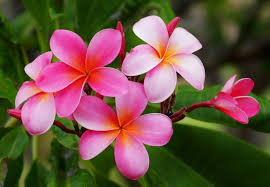
#> input picture DataScience_Cg/day_12/images.jpg.jpeg, 270 x 187 px
$ python flower_image_manipulation_open_cv.py
#> lines starting #> are read from the running program, lines starting #| are printed output that depends on the picture
import cv2
import matplotlib.pyplot as plt

# read image
img = cv2.imread('images.jpg.jpeg')
#> img is the input picture: shape (187, 270, 3); mean B, G, R 69.3, 82.3, 109.6

if img is None:
    print("Image not found. Check file name or path.")
    exit()

# resize image
resized = cv2.resize(img, (224, 224))
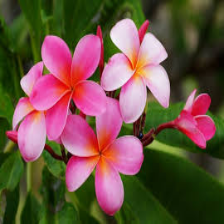
#> resized: shape (224, 224, 3); mean B, G, R 69.2, 82.2, 109.4
half = cv2.resize(img, None, fx=0.5, fy=0.5)

# crop region of interest
roi = img[100:400, 200:600]
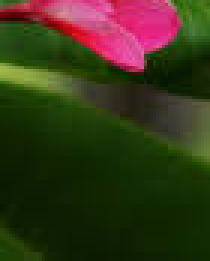
#> roi: shape (87, 70, 3) (shown 3 times larger); mean B, G, R 24.9, 53.1, 54.7

# rotate image
h, w = img.shape[:2]
#> h = 187; w = 270
M = cv2.getRotationMatrix2D((w//2, h//2), 45, 1.0)
rot = cv2.warpAffine(img, M, (w, h))
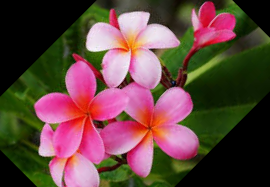
#> rot: shape (187, 270, 3); mean B, G, R 64.2, 69.5, 98.8

# flip operations
flip_h = cv2.flip(img, 1)
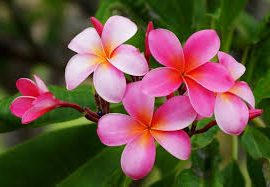
#> flip_h: shape (187, 270, 3); mean B, G, R 69.3, 82.3, 109.6
flip_v = cv2.flip(img, 0)
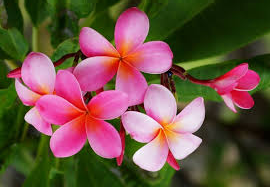
#> flip_v: shape (187, 270, 3); mean B, G, R 69.3, 82.3, 109.6

# color conversions
gray = cv2.cvtColor(img, cv2.COLOR_BGR2GRAY)
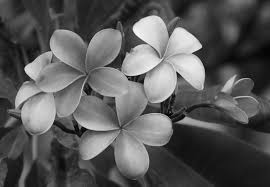
#> gray: shape (187, 270); min 1, max 254, mean 88.9
hsv = cv2.cvtColor(img, cv2.COLOR_BGR2HSV)
#> hsv: shape (187, 270, 3); mean H, S, V 79, 167.9, 121.9

# show using opencv
cv2.imshow("Original", img)
cv2.imshow("Resized", resized)
cv2.imshow("Half", half)
cv2.imshow("ROI", roi)
cv2.imshow("Rotated", rot)
cv2.imshow("Flip Horizontal", flip_h)
cv2.imshow("Flip Vertical", flip_v)
cv2.imshow("Gray", gray)
cv2.imshow("HSV", hsv)

cv2.waitKey(0)
cv2.destroyAllWindows()

# show using matplotlib
plt.figure(figsize=(12,8))

plt.subplot(2,3,1)
plt.imshow(cv2.cvtColor(img, cv2.COLOR_BGR2RGB))
plt.title("Original")
plt.axis("off")

plt.subplot(2,3,2)
plt.imshow(cv2.cvtColor(resized, cv2.COLOR_BGR2RGB))
plt.title("Resized")
plt.axis("off")

plt.subplot(2,3,3)
plt.imshow(cv2.cvtColor(rot, cv2.COLOR_BGR2RGB))
plt.title("Rotated")
plt.axis("off")

plt.subplot(2,3,4)
plt.imshow(cv2.cvtColor(flip_h, cv2.COLOR_BGR2RGB))
plt.title("Flip H")
plt.axis("off")

plt.subplot(2,3,5)
plt.imshow(gray, cmap="gray")
plt.title("Gray")
plt.axis("off")

plt.subplot(2,3,6)
plt.imshow(cv2.cvtColor(hsv, cv2.COLOR_BGR2RGB))
plt.title("HSV")
plt.axis("off")

plt.show()
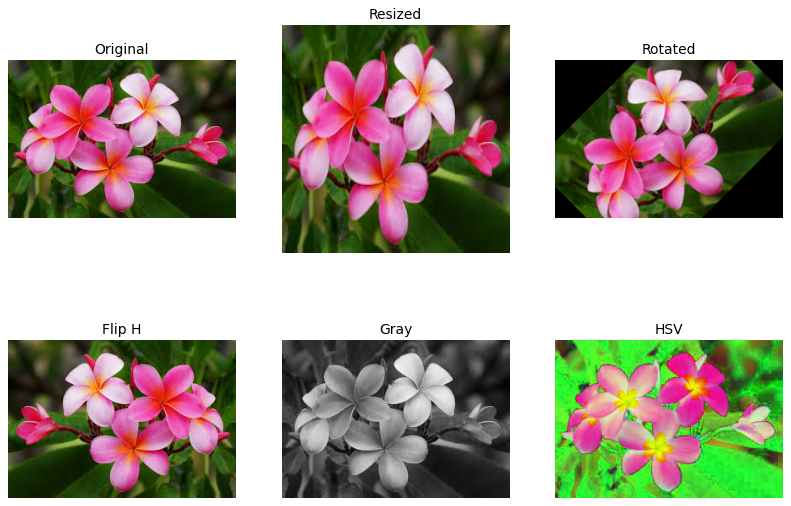
#> figure drawn by matplotlib, 6 panels
